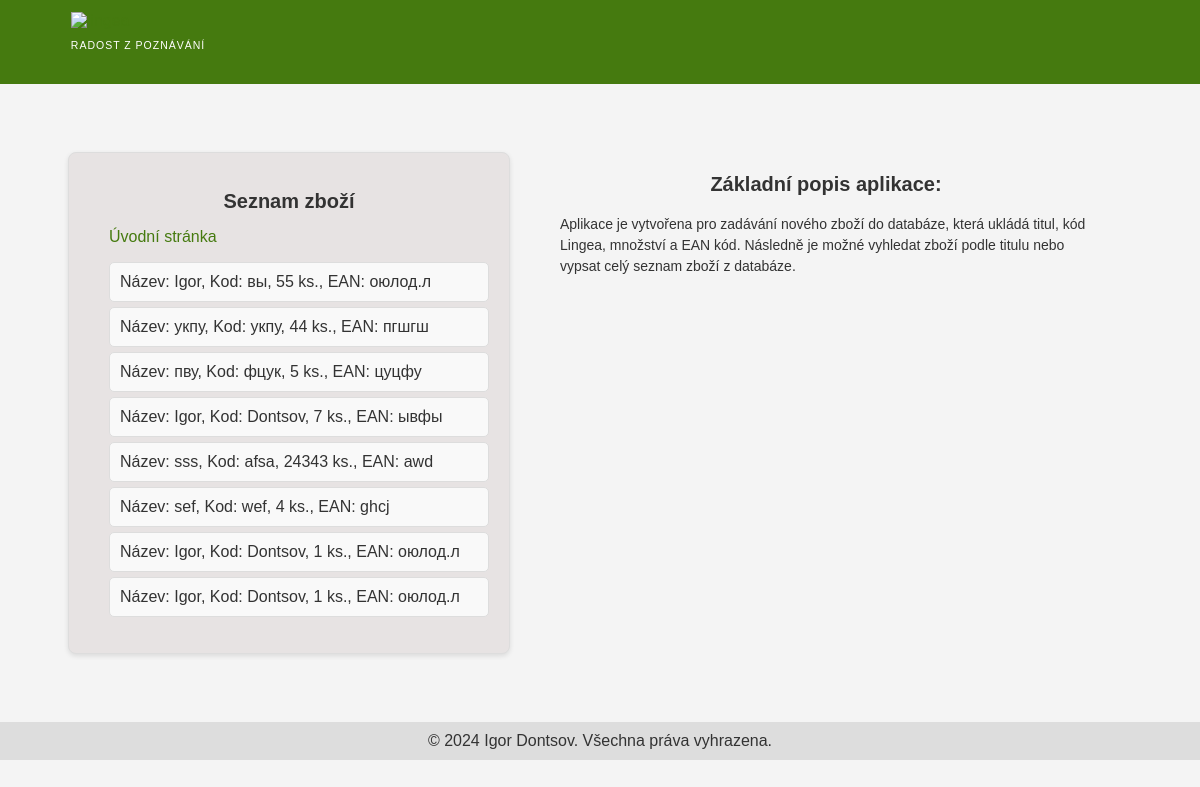
The page /list/ on the database as committed earlier.
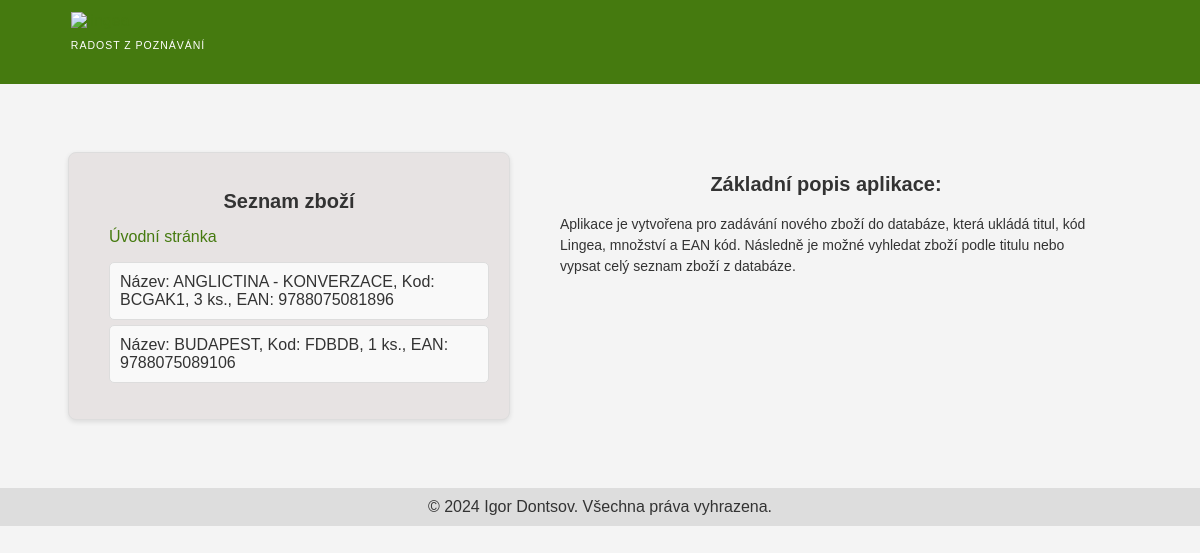
The same page on the database as committed later.
### pojistenci/models.py (models this page shows)
class Pojisteny(models.Model):
    jmeno = models.CharField(max_length=100)
    prijmeni = models.CharField(max_length=100)
    vek = models.IntegerField()
    telefon = models.CharField(max_length=13)
    def __str__(self):
        return f"Název: {self.jmeno}, Kod: {self.prijmeni}, {self.vek} ks., EAN: {self.telefon}"

### pojistenci/views.py (the view)
# urls.py: path('list/', views.list_pojistencu, name='list_pojistencu'),
def list_pojistencu(request):
    pojistenci = Pojisteny.objects.all()
    return render(request, 'pojistenci/list_pojistencu.html', {'pojistenci': pojistenci})

### pojistenci/templates/pojistenci/list_pojistencu.html (shortened to what this page needs)
<!DOCTYPE html>
<html lang="en">
<head>
</head>
<body>
    <div class="top-menu-sale">
        <div class="top-menu-logo">
            <a href="https://www.lingea.cz" title="lingea" class="top-logo">
                <img src="https://www.lingea.cz/img/lingea/logo-white.svg?v=1" title="lingea" alt="lingea">
            </a>
            <span class="motto">Radost z poznávání</span>
        </div>
    </div>
    <div class="container">
        <div class="form_container">
            <h2 class="text">Seznam zboží</h2>
            <a href="{% url 'home' %}" class="home">Úvodní stránka</a>
            <ul class="form">
                {% for pojisteny in pojistenci %}
                    <li>{{ pojisteny }}</li>
                {% endfor %}
            </ul>
        </div>
        <div class="description">
            <h2 class="text">Základní popis aplikace:</h2>
            <p>
                Aplikace je vytvořena pro zadávání nového zboží do databáze, která ukládá titul,
                kód Lingea, množství a EAN kód. Následně je možné vyhledat zboží podle titulu nebo
                vypsat celý seznam zboží z databáze.
            </p>
        </div>
    </div>
    <footer>
        &copy; 2024 Igor Dontsov. Všechna práva vyhrazena.
    </footer>
</body>
</html>

### pojistenci/templates/pojistenci/list_pojistencu.html (style rules this page uses)
body { font-family: 'Arial', sans-serif; margin: 0; padding: 0; background-color: #f4f4f4; color: #333; }
.top-menu-logo { margin-left: 5%; }
.top-menu-sale { background: #457a0f; display: flex; height: 60px; color: aliceblue; padding: 1%; position: relative; }
.motto { display: flex; height: 12px; flex-direction: column; justify-content: center; flex-shrink: 0; margin-top: 9px; color: #fff; font-family: "arial", "serif"; font-size: 10.5px; font-style: normal; font-weight: 300; line-height: 24px; letter-spacing: 1px; text-transform: uppercase; width: max-content; text-decoration: none; }
.container { display: flex; justify-content: left; padding: 20px; gap: 50px; margin: 4% }
.form_container { background-color: rgb(231, 227, 227); border: 1px solid #ddd; border-radius: 8px; box-shadow: 0 2px 5px rgba(0, 0, 0, 0.1); padding: 20px; max-width: 400px; width: 100%; }
h2.text { font-size: 20px; margin-bottom: 15px; text-align: center; }
ul.form { list-style-type: none; padding: 0; margin-left: 5%; }
ul.form li { background: #f9f9f9; margin: 5px 0; padding: 10px; border-radius: 5px; border: 1px solid #ddd; }
a { color: #457a0f; text-decoration: none; }
footer { text-align: center; padding: 10px; background: #ddd; margin-top: 20px; }
.description { max-width: 50%; font-size: 14px; line-height: 1.5; margin-left: 100; }
.home { color: #457a0f; text-decoration: none; margin-left: 5%; }

Rows that differ between the two databases and show on the page:
removed Pojisteny: jmeno+prijmeni+vek "Název: Igor, Kod: вы, 55 ks., EAN: оюлод.л"
removed Pojisteny: jmeno+prijmeni+vek "Název: укпу, Kod: укпу, 44 ks., EAN: пгшгш"
removed Pojisteny: jmeno+prijmeni+vek "Název: пву, Kod: фцук, 5 ks., EAN: цуцфу"
removed Pojisteny: jmeno+prijmeni+vek "Název: Igor, Kod: Dontsov, 7 ks., EAN: ывфы"
removed Pojisteny: jmeno+prijmeni+vek "Název: sss, Kod: afsa, 24343 ks., EAN: awd"
removed Pojisteny: jmeno+prijmeni+vek "Název: sef, Kod: wef, 4 ks., EAN: ghcj"
removed Pojisteny: jmeno+prijmeni+vek "Název: Igor, Kod: Dontsov, 1 ks., EAN: оюлод.л"
removed Pojisteny: jmeno+prijmeni+vek "Název: Igor, Kod: Dontsov, 1 ks., EAN: оюлод.л"
added Pojisteny: jmeno+prijmeni+vek "Název: ANGLICTINA - KONVERZACE, Kod: BCGAK1, 3 ks., EAN: 9788075081896"
added Pojisteny: jmeno+prijmeni+vek "Název: BUDAPEST, Kod: FDBDB, 1 ks., EAN: 9788075089106"
